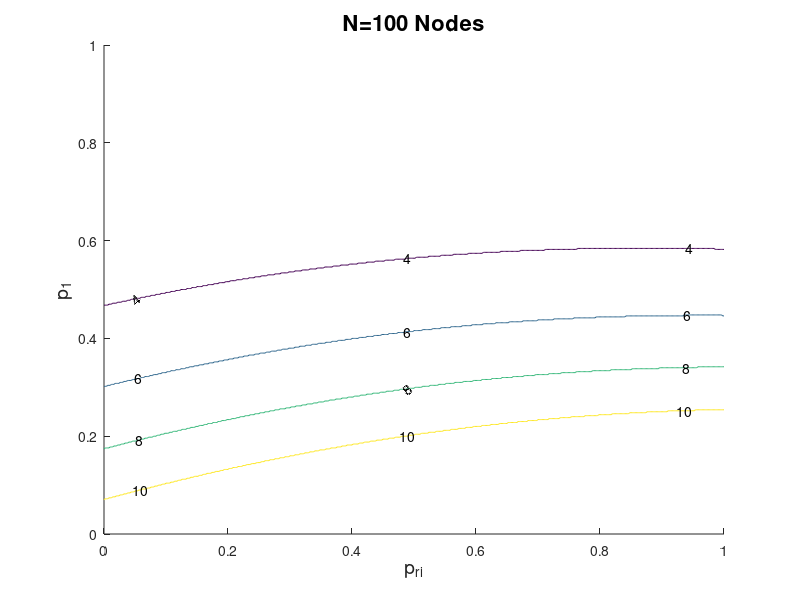
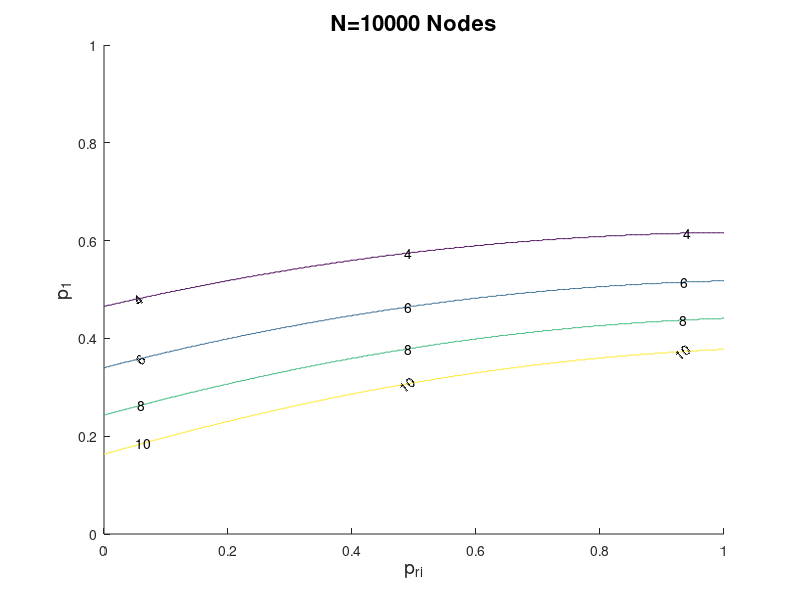
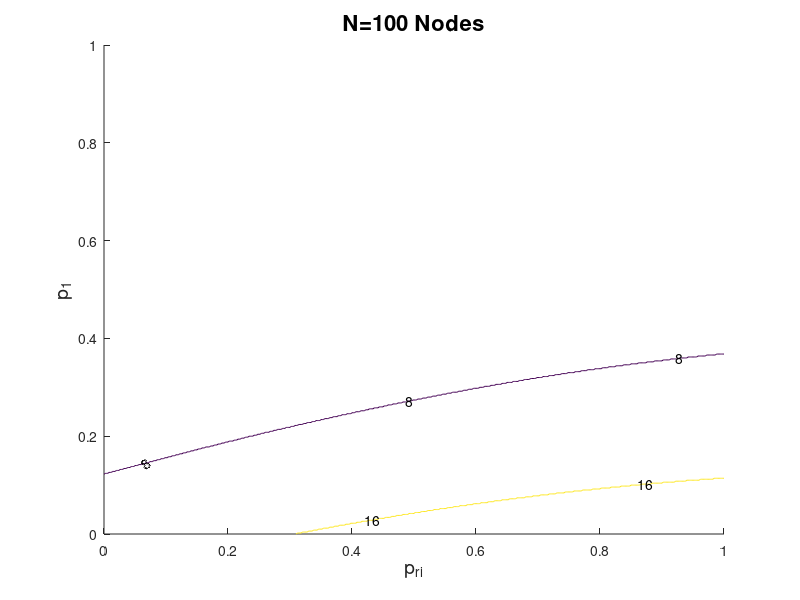
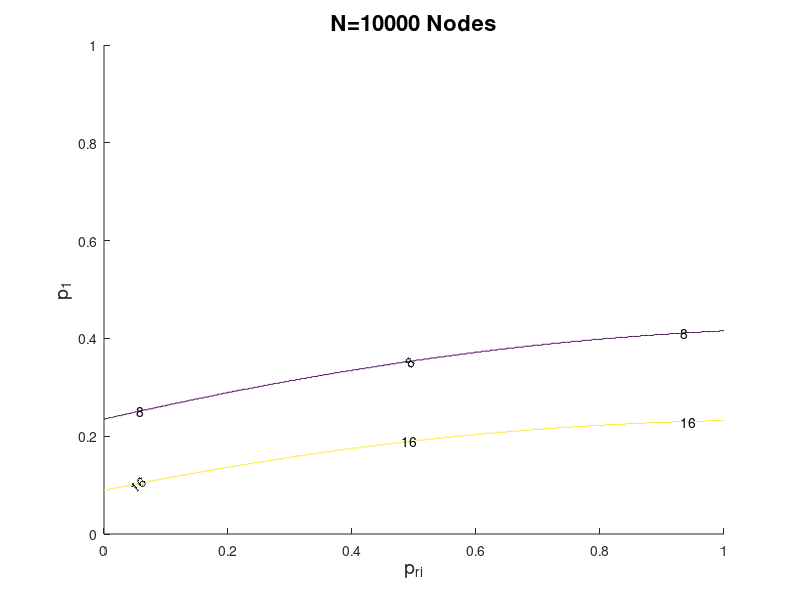

Write MATLAB code to recreate these figures, in order.
%% Code for generating graphs for robustness analysis
%{
This code would use output from beta regressions in stata that is handcoded
into the current code for calculating graphs for robustness analysis
%}

%% graph controls
for swMr=0:1

    nVals=[100 10000]; %network size values
    numG=numel(nVals);
    if swMr
        kVals=[8 16];
        %kVals=[4:2:10];
    else
        kVals=[4:2:10]; % k values
    end
    numK=numel(kVals);
    dirNm='D:\Dropbox (Personal)\ComplexDiffusionPaper\Models and Stats';
    cd(dirNm);

    %% Create the regression model function
    if swMr
        BX=@(p1,p_ri,nl,kl)(-1.398*nl)+(23.71*p1)+(10.72*kl)+(-8.043*p_ri)+(1.196*nl.*p1)+...
            (-0.661*nl.*kl)+(0.214*nl.*p_ri)+(0.175*nl.*nl)+(-11.66*p1.*kl)+(2.726*p1.*p_ri)+...
            (-10.57*p1.*p1)+(3.076*kl.*p_ri)+(0*kl.*kl)+(1.273*p_ri.*p_ri)+(-8.125);
    else
        % this is currently the most likely version to work
        BX=@(p1,p_ri,nl,kl)(-1.392*nl)+(23.57*p1)+(20.56*kl)+(-3.806*p_ri)+(0.946*nl.*p1)+...
            (-0.457*nl.*kl)+(-0.337*nl.*p_ri)+(0.206*nl.*nl)+(-13.76*p1.*kl)+(2.765*p1.*p_ri)+...
            (-7.635*p1.*p1)+(0.666*kl.*p_ri)+(-3.522*kl.*kl)+(1.412*p_ri.*p_ri)+(-14.94);
    end
    PrdX=@(p1,p_ri,nl,kl)(1./(1+exp(-BX(p1,p_ri,nl,kl))))-0.5;


    %% define the input ranges for graphs

    [X,Y]=meshgrid(0:0.002:1,0:0.002:1);

    for i=1:numG
        Zsum=zeros(size(X));  %reset calculator
        g(i)=figure
        hold on
        for k=1:numK

            % calculate values
            Z=BX(Y,X,log10(nVals(i)),log10(kVals(k)));
            contour(X,Y,double(Z>0)*kVals(k),[kVals(k) 100],'ShowText','on')

            %{
        [C,h]=contour(X,Y,double(Z>0)*kVals(k),[kVals(k) 100],'ShowText','on')
        
        %drawnow();
        txt = get(h,'TextPrims');
        v = (get(txt,'String'));
        for ii=1:length(v)
            set(txt(ii),'String',['k=' v{ii}])
        end
        hold on
            %}
        end

        title(['N=' num2str(nVals(i)) ' Nodes'],'fontsize',16);
        ylabel('p_1','fontsize',14);
        xlabel('p_{ri}','fontsize',14);
        if swMr
            lbl='Mr';
        else
            lbl='1d';
        end
        print(g(i),['g-' lbl num2str(nVals(i)) ],'-djpeg','-r300');
        %  colormap(flipud(hot));
    end
end